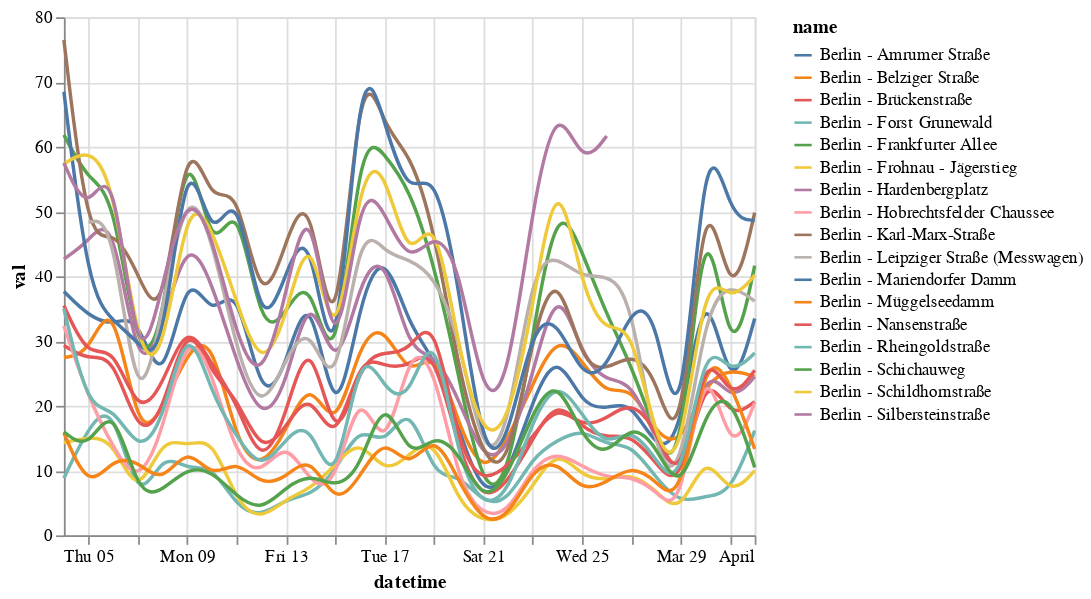

The notebook cell saved with this chart:
### Code cell
alt.Chart(berlin_rush_hour).mark_line(interpolate='basis').encode(
    x='datetime:T',
    y='val:Q',
    color='name:N'
)

### Figure 1 — Vega-Lite specification as saved in the notebook (floating-point values rounded to 4 significant figures; data arrays with more than 128 entries replaced by an {"elided": "..."} marker saying what was removed)
{"config": {"view": {"continuousWidth": 400, "continuousHeight": 300}}, "data": {"name": "data-102a8cce071b5ce4e1ab75a0cbdd81d7"}, "mark": {"type": "line", "interpolate": "basis"}, "encoding": {"color": {"type": "nominal", "field": "name"}, "x": {"type": "temporal", "field": "datetime"}, "y": {"type": "quantitative", "field": "val"}}, "$schema": "https://vega.github.io/schema/vega-lite/v4.8.1.json", "datasets": {"data-102a8cce071b5ce4e1ab75a0cbdd81d7": {"elided": "492 records"}}}
